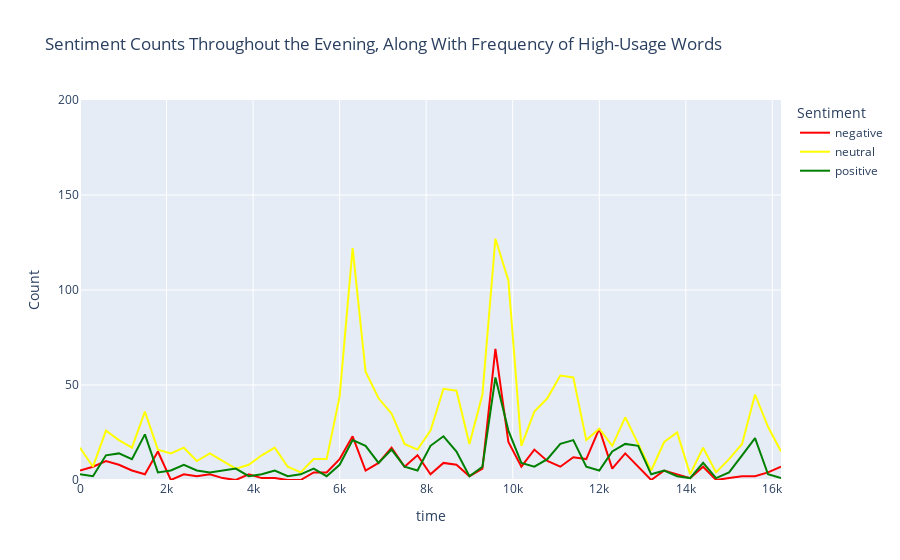

The code cell stored with this chart in its notebook:
### Code cell
fig = px.line(
    sents_5min,
    x='time',
    y='count',
    color='sentiment',
    color_discrete_sequence=['red', 'yellow', 'green'],
    labels={
        'sentiment': 'Sentiment',
        'count': 'Count',
        'index':'Time'
    },
    title='Sentiment Counts Throughout the Evening, Along With Frequency of High-Usage Words'
)
fig.update_layout(yaxis_range=[0, 200])
fig.show()

### Figure 1 — Plotly figure (JSON) as saved in the notebook; plotly's stock layout.template omitted (floating-point values rounded to 4 significant figures)
{"data": [{"hovertemplate": "Sentiment=negative<br>time=%{x}<br>Count=%{y}<extra></extra>", "legendgroup": "negative", "line": {"color": "red", "dash": "solid"}, "marker": {"symbol": "circle"}, "mode": "lines", "name": "negative", "orientation": "v", "showlegend": true, "type": "scatter", "x": [0, 300, 600, 900, 1200, 1500, 1800, 2100, 2400, 2700, 3000, 3300, 3600, 3900, 4200, 4500, 4800, 5100, 5400, 5700, 6000, 6300, 6600, 6900, 7200, 7500, 7800, 8100, 8400, 8700, 9000, 9300, 9600, 9900, 10200, 10500, 10800, 11100, 11400, 11700, 12000, 12300, 12600, 12900, 13200, 13500, 13800, 14100, 14400, 14700, 15000, 15300, 15600, 15900, 16200], "xaxis": "x", "y": [5, 7, 10, 8, 5, 3, 15, 0, 3, 2, 3, 1, 0, 3, 1, 1, 0, 0, 4, 4, 11, 23, 5, 9, 17, 7, 13, 3, 9, 8, 2, 6, 69, 20, 7, 16, 10, 7, 12, 11, 27, 6, 14, 7, 0, 5, 3, 1, 7, 0, 1, 2, 2, 4, 7], "yaxis": "y"}, {"hovertemplate": "Sentiment=neutral<br>time=%{x}<br>Count=%{y}<extra></extra>", "legendgroup": "neutral", "line": {"color": "yellow", "dash": "solid"}, "marker": {"symbol": "circle"}, "mode": "lines", "name": "neutral", "orientation": "v", "showlegend": true, "type": "scatter", "x": [0, 300, 600, 900, 1200, 1500, 1800, 2100, 2400, 2700, 3000, 3300, 3600, 3900, 4200, 4500, 4800, 5100, 5400, 5700, 6000, 6300, 6600, 6900, 7200, 7500, 7800, 8100, 8400, 8700, 9000, 9300, 9600, 9900, 10200, 10500, 10800, 11100, 11400, 11700, 12000, 12300, 12600, 12900, 13200, 13500, 13800, 14100, 14400, 14700, 15000, 15300, 15600, 15900, 16200], "xaxis": "x", "y": [17, 7, 26, 21, 17, 36, 16, 14, 17, 10, 14, 10, 6, 8, 13, 17, 7, 4, 11, 11, 44, 122, 57, 43, 35, 19, 16, 26, 48, 47, 19, 45, 127, 105, 18, 36, 43, 55, 54, 21, 27, 18, 33, 19, 5, 20, 25, 3, 17, 4, 11, 19, 45, 28, 15], "yaxis": "y"}, {"hovertemplate": "Sentiment=positive<br>time=%{x}<br>Count=%{y}<extra></extra>", "legendgroup": "positive", "line": {"color": "green", "dash": "solid"}, "marker": {"symbol": "circle"}, "mode": "lines", "name": "positive", "orientation": "v", "showlegend": true, "type": "scatter", "x": [0, 300, 600, 900, 1200, 1500, 1800, 2100, 2400, 2700, 3000, 3300, 3600, 3900, 4200, 4500, 4800, 5100, 5400, 5700, 6000, 6300, 6600, 6900, 7200, 7500, 7800, 8100, 8400, 8700, 9000, 9300, 9600, 9900, 10200, 10500, 10800, 11100, 11400, 11700, 12000, 12300, 12600, 12900, 13200, 13500, 13800, 14100, 14400, 14700, 15000, 15300, 15600, 15900, 16200], "xaxis": "x", "y": [3, 2, 13, 14, 11, 24, 4, 5, 8, 5, 4, 5, 6, 2, 3, 5, 2, 3, 6, 2, 8, 21, 18, 9, 16, 7, 5, 18, 23, 15, 2, 7, 54, 26, 9, 7, 11, 19, 21, 7, 5, 15, 19, 18, 3, 5, 2, 1, 9, 1, 4, 13, 22, 3, 1], "yaxis": "y"}], "layout": {"legend": {"title": {"text": "Sentiment"}, "tracegroupgap": 0}, "title": {"text": "Sentiment Counts Throughout the Evening, Along With Frequency of High-Usage Words"}, "xaxis": {"anchor": "y", "domain": [0, 1], "title": {"text": "time"}}, "yaxis": {"anchor": "x", "domain": [0, 1], "range": [0, 200], "title": {"text": "Count"}}}}
